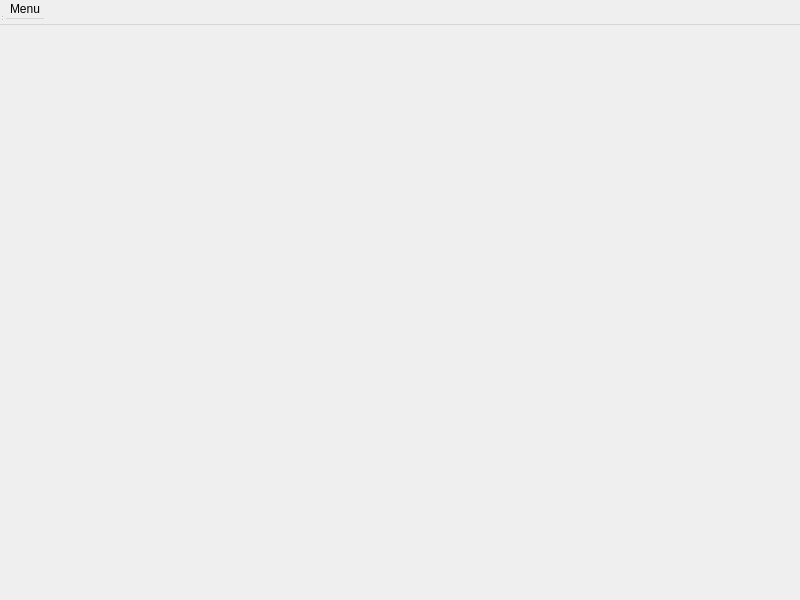
<?xml version="1.0" encoding="UTF-8"?>
<ui version="4.0">
 <class>WaypointPlanner</class>
 <widget class="QWidget" name="WaypointPlanner">
  <property name="geometry">
   <rect>
    <x>0</x>
    <y>0</y>
    <width>800</width>
    <height>600</height>
   </rect>
  </property>
  <property name="windowTitle">
   <string>MainWindow</string>
  </property>
  <widget class="QWidget" name="centralwidget"/>
  <widget class="QMenuBar" name="menubar">
   <property name="geometry">
    <rect>
     <x>0</x>
     <y>0</y>
     <width>800</width>
     <height>25</height>
    </rect>
   </property>
   <widget class="QMenu" name="menuMenu">
    <property name="title">
     <string>Menu</string>
    </property>
   </widget>
   <addaction name="menuMenu"/>
  </widget>
  <widget class="QStatusBar" name="statusbar"/>
 </widget>
 <resources/>
 <connections/>
</ui>
